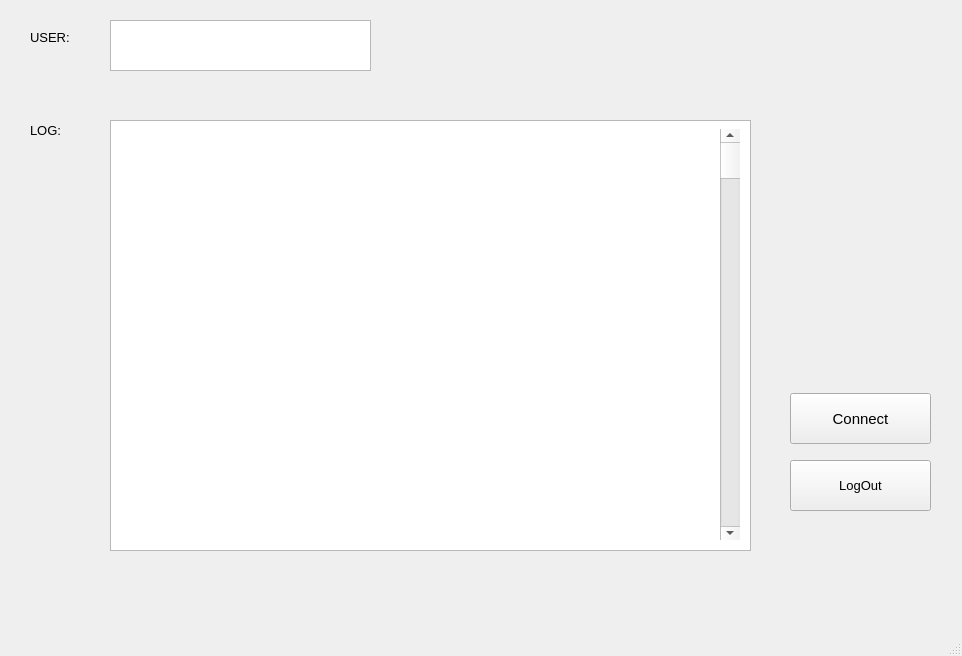
<?xml version="1.0" encoding="UTF-8"?>
<ui version="4.0">
 <class>MainWindow</class>
 <widget class="QMainWindow" name="MainWindow">
  <property name="geometry">
   <rect>
    <x>0</x>
    <y>0</y>
    <width>962</width>
    <height>656</height>
   </rect>
  </property>
  <property name="windowTitle">
   <string>MainWindow</string>
  </property>
  <widget class="QWidget" name="centralwidget">
   <widget class="QTextEdit" name="textEdit">
    <property name="geometry">
     <rect>
      <x>110</x>
      <y>120</y>
      <width>641</width>
      <height>431</height>
     </rect>
    </property>
   </widget>
   <widget class="QLabel" name="label">
    <property name="geometry">
     <rect>
      <x>30</x>
      <y>30</y>
      <width>121</width>
      <height>51</height>
     </rect>
    </property>
    <property name="font">
     <font>
      <pointsize>10</pointsize>
     </font>
    </property>
    <property name="text">
     <string>USER:</string>
    </property>
    <property name="alignment">
     <set>Qt::AlignLeading|Qt::AlignLeft|Qt::AlignTop</set>
    </property>
   </widget>
   <widget class="QPushButton" name="pushButton">
    <property name="geometry">
     <rect>
      <x>790</x>
      <y>460</y>
      <width>141</width>
      <height>51</height>
     </rect>
    </property>
    <property name="font">
     <font>
      <pointsize>10</pointsize>
     </font>
    </property>
    <property name="text">
     <string>LogOut</string>
    </property>
   </widget>
   <widget class="QLabel" name="label_2">
    <property name="geometry">
     <rect>
      <x>30</x>
      <y>110</y>
      <width>71</width>
      <height>41</height>
     </rect>
    </property>
    <property name="font">
     <font>
      <pointsize>10</pointsize>
     </font>
    </property>
    <property name="text">
     <string>LOG:</string>
    </property>
   </widget>
   <widget class="QScrollBar" name="verticalScrollBar">
    <property name="geometry">
     <rect>
      <x>720</x>
      <y>129</y>
      <width>20</width>
      <height>411</height>
     </rect>
    </property>
    <property name="orientation">
     <enum>Qt::Vertical</enum>
    </property>
   </widget>
   <widget class="QTextEdit" name="textEdit_2">
    <property name="geometry">
     <rect>
      <x>110</x>
      <y>20</y>
      <width>261</width>
      <height>51</height>
     </rect>
    </property>
   </widget>
   <widget class="QPushButton" name="pushButton_2">
    <property name="geometry">
     <rect>
      <x>790</x>
      <y>393</y>
      <width>141</width>
      <height>51</height>
     </rect>
    </property>
    <property name="font">
     <font>
      <pointsize>11</pointsize>
     </font>
    </property>
    <property name="text">
     <string>Connect</string>
    </property>
   </widget>
  </widget>
  <widget class="QMenuBar" name="menubar">
   <property name="geometry">
    <rect>
     <x>0</x>
     <y>0</y>
     <width>962</width>
     <height>31</height>
    </rect>
   </property>
  </widget>
  <widget class="QStatusBar" name="statusbar"/>
 </widget>
 <resources/>
 <connections/>
</ui>
